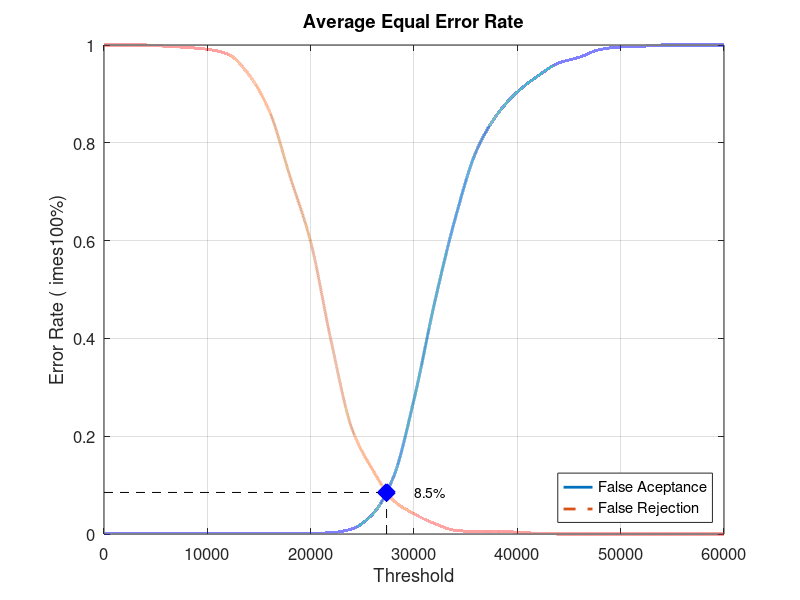
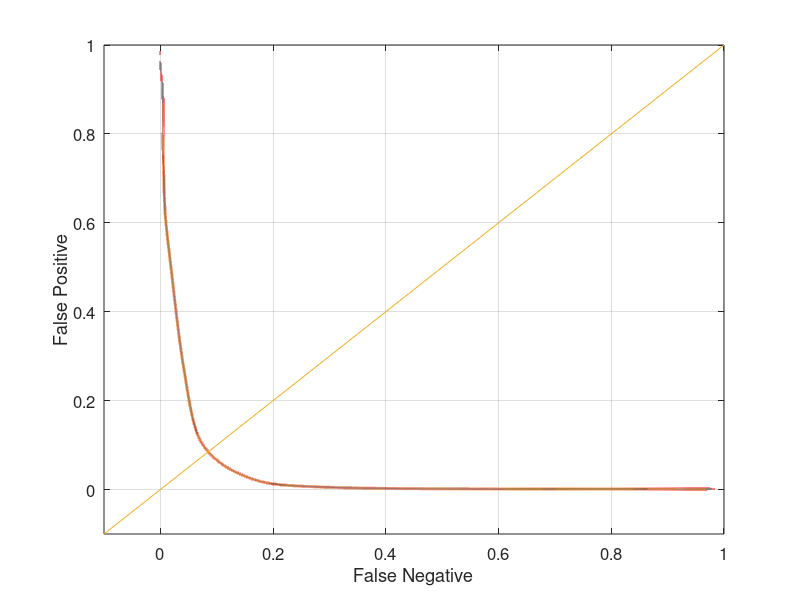

These figures' MATLAB source, in order:
close all;
clear;
clc;
x = 0:2000:60000;
xq = 0:0.5:60000;

y0 = [0 0.00131579 0.00131579 0.00131579 0.00131579 0.00131579 0.00131579 0.00131579 0.00131579 0.00131579 0.00131579 0.00263158 0.0105263 0.0407895 0.115789 0.275 0.473684 0.646053 0.781579 0.856579 0.903947 0.936842 0.963158 0.975 0.990789 0.996053 0.997368 1 1 1 1]
yy0 = interp1(x, y0, xq, 'pchip');
y1 = [1 1 1 0.9975 0.995 0.99125 0.98125 0.94 0.865 0.73125 0.5975 0.3925 0.215 0.13125 0.06875 0.04125 0.02125 0.0075 0.005 0.005 0.00375 0.00125 0 0 0 0 0 0 0 0 0]
yy1 = interp1(x, y1, xq, 'pchip');

% Calculating EER: 
y2 = abs(y0 - y1);
find(y2 == min(y2))
yy2 = abs(yy0 - yy1);
xEER = find(yy2 == min(yy2));
xEERIndex = xq(xEER) % X-axis EER
yEER = yy0(xEER) % Y-axis EER

main = figure
plot(xq, yy0,'-','LineWidth', 2);	hold on
plot(xq, yy1,'--','LineWidth', 2);	hold on
plot([xEERIndex xEERIndex], [0 yEER], 'k--');	hold on
plot([0 xEERIndex], [yEER yEER], 'k--');	hold on
plot(xEERIndex, yEER, 'bx', 'LineWidth', 10);	hold on
text(xEERIndex + 10 * xEERIndex / 100, yEER, [num2str(round((10000 * yEER)) / 100) '%'])
legend('False Aceptance', 'False Rejection', 'Location', 'SouthEast')
xlabel('Threshold')
ylabel('Error Rate (	imes100%)')
title('Average Equal Error Rate')
set(gca, 'FontSize', 12)
axis([0 60000 0 1])
grid on

print(main, 'Experiment3AverageMain', '-dpng');
FNRxFPR = figure('Color', [1 1 1]);
plot(yy1, yy0, '-', yy1, yy0, 'LineWidth', 2);
hold on
y = -0.1:0.1:1
plot(y, y); 
set(gca, 'FontSize', 12)
xlabel('False Negative')
ylabel('False Positive')
axis([-0.1 1 -0.1 1])
set(gca, 'FontSize', 12)
grid on

print(FNRxFPR, 'Experiment3AverageFNRxFPR','-dpng');
